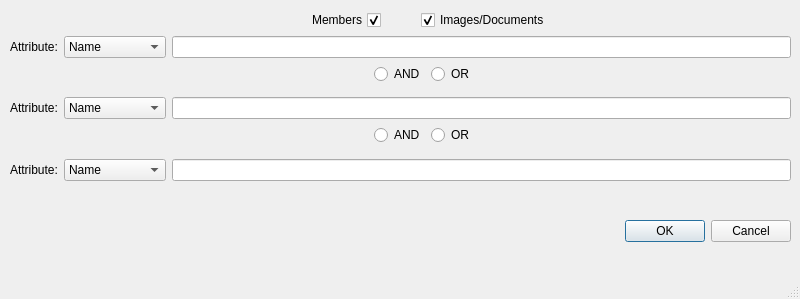
<?xml version="1.0" encoding="UTF-8"?>
<ui version="4.0">
 <class>AdvancedSearchWindow</class>
 <widget class="QMainWindow" name="AdvancedSearchWindow">
  <property name="geometry">
   <rect>
    <x>0</x>
    <y>0</y>
    <width>800</width>
    <height>299</height>
   </rect>
  </property>
  <property name="windowTitle">
   <string>Advanced Search</string>
  </property>
  <widget class="QWidget" name="centralwidget">
   <widget class="QWidget" name="verticalLayoutWidget">
    <property name="geometry">
     <rect>
      <x>10</x>
      <y>10</y>
      <width>781</width>
      <height>232</height>
     </rect>
    </property>
    <layout class="QVBoxLayout" name="verticalLayout">
     <item>
      <layout class="QHBoxLayout" name="horizontalLayout_7">
       <property name="spacing">
        <number>40</number>
       </property>
       <item>
        <widget class="QCheckBox" name="member_checkBox">
         <property name="layoutDirection">
          <enum>Qt::RightToLeft</enum>
         </property>
         <property name="text">
          <string>Members</string>
         </property>
         <property name="checked">
          <bool>true</bool>
         </property>
        </widget>
       </item>
       <item>
        <widget class="QCheckBox" name="file_checkBox">
         <property name="text">
          <string>Images/Documents</string>
         </property>
         <property name="checked">
          <bool>true</bool>
         </property>
        </widget>
       </item>
      </layout>
     </item>
     <item>
      <layout class="QFormLayout" name="formLayout">
       <item row="0" column="0">
        <widget class="QLabel" name="label">
         <property name="text">
          <string>Attribute:</string>
         </property>
        </widget>
       </item>
       <item row="0" column="1">
        <layout class="QHBoxLayout" name="horizontalLayout">
         <item>
          <widget class="QComboBox" name="comboBox">
           <item>
            <property name="text">
             <string>Name</string>
            </property>
           </item>
           <item>
            <property name="text">
             <string>FileType</string>
            </property>
           </item>
           <item>
            <property name="text">
             <string>Date Created</string>
            </property>
           </item>
          </widget>
         </item>
         <item>
          <widget class="QLineEdit" name="lineEdit"/>
         </item>
        </layout>
       </item>
       <item row="1" column="1">
        <layout class="QHBoxLayout" name="horizontalLayout_2">
         <property name="sizeConstraint">
          <enum>QLayout::SetDefaultConstraint</enum>
         </property>
         <property name="rightMargin">
          <number>0</number>
         </property>
         <property name="bottomMargin">
          <number>0</number>
         </property>
         <item alignment="Qt::AlignRight">
          <widget class="QRadioButton" name="andBtn">
           <property name="text">
            <string>AND</string>
           </property>
          </widget>
         </item>
         <item alignment="Qt::AlignLeft">
          <widget class="QRadioButton" name="orBtn">
           <property name="text">
            <string>OR</string>
           </property>
          </widget>
         </item>
        </layout>
       </item>
      </layout>
     </item>
     <item>
      <layout class="QFormLayout" name="formLayout_2">
       <item row="0" column="1">
        <layout class="QHBoxLayout" name="horizontalLayout_3">
         <item>
          <widget class="QComboBox" name="comboBox_2">
           <item>
            <property name="text">
             <string>Name</string>
            </property>
           </item>
           <item>
            <property name="text">
             <string>FileType</string>
            </property>
           </item>
           <item>
            <property name="text">
             <string>Date Created</string>
            </property>
           </item>
          </widget>
         </item>
         <item>
          <widget class="QLineEdit" name="lineEdit_2"/>
         </item>
        </layout>
       </item>
       <item row="1" column="1">
        <layout class="QHBoxLayout" name="horizontalLayout_4">
         <property name="sizeConstraint">
          <enum>QLayout::SetDefaultConstraint</enum>
         </property>
         <property name="rightMargin">
          <number>0</number>
         </property>
         <property name="bottomMargin">
          <number>0</number>
         </property>
         <item alignment="Qt::AlignRight">
          <widget class="QRadioButton" name="andBtn_2">
           <property name="text">
            <string>AND</string>
           </property>
          </widget>
         </item>
         <item alignment="Qt::AlignLeft">
          <widget class="QRadioButton" name="orBtn_2">
           <property name="text">
            <string>OR</string>
           </property>
          </widget>
         </item>
        </layout>
       </item>
       <item row="0" column="0">
        <widget class="QLabel" name="label_2">
         <property name="text">
          <string>Attribute:</string>
         </property>
        </widget>
       </item>
      </layout>
     </item>
     <item>
      <layout class="QFormLayout" name="formLayout_3">
       <item row="0" column="0">
        <widget class="QLabel" name="label_3">
         <property name="text">
          <string>Attribute:</string>
         </property>
        </widget>
       </item>
       <item row="0" column="1">
        <layout class="QHBoxLayout" name="horizontalLayout_5">
         <item>
          <widget class="QComboBox" name="comboBox_3">
           <item>
            <property name="text">
             <string>Name</string>
            </property>
           </item>
           <item>
            <property name="text">
             <string>FileType</string>
            </property>
           </item>
           <item>
            <property name="text">
             <string>Date Created</string>
            </property>
           </item>
          </widget>
         </item>
         <item>
          <widget class="QLineEdit" name="lineEdit_3"/>
         </item>
        </layout>
       </item>
      </layout>
     </item>
     <item>
      <widget class="QDialogButtonBox" name="buttonBox">
       <property name="standardButtons">
        <set>QDialogButtonBox::Cancel|QDialogButtonBox::Ok</set>
       </property>
      </widget>
     </item>
    </layout>
   </widget>
  </widget>
  <widget class="QMenuBar" name="menubar">
   <property name="geometry">
    <rect>
     <x>0</x>
     <y>0</y>
     <width>800</width>
     <height>23</height>
    </rect>
   </property>
  </widget>
  <widget class="QStatusBar" name="statusbar"/>
 </widget>
 <resources/>
 <connections>
  <connection>
   <sender>member_checkBox</sender>
   <signal>clicked()</signal>
   <receiver>AdvancedSearchWindow</receiver>
   <slot>setAttrs()</slot>
   <hints>
    <hint type="sourcelabel">
     <x>280</x>
     <y>46</y>
    </hint>
    <hint type="destinationlabel">
     <x>396</x>
     <y>30</y>
    </hint>
   </hints>
  </connection>
  <connection>
   <sender>file_checkBox</sender>
   <signal>clicked()</signal>
   <receiver>AdvancedSearchWindow</receiver>
   <slot>setAttrs()</slot>
   <hints>
    <hint type="sourcelabel">
     <x>557</x>
     <y>46</y>
    </hint>
    <hint type="destinationlabel">
     <x>613</x>
     <y>26</y>
    </hint>
   </hints>
  </connection>
  <connection>
   <sender>buttonBox</sender>
   <signal>accepted()</signal>
   <receiver>AdvancedSearchWindow</receiver>
   <slot>accept()</slot>
   <hints>
    <hint type="sourcelabel">
     <x>683</x>
     <y>248</y>
    </hint>
    <hint type="destinationlabel">
     <x>675</x>
     <y>274</y>
    </hint>
   </hints>
  </connection>
  <connection>
   <sender>buttonBox</sender>
   <signal>rejected()</signal>
   <receiver>AdvancedSearchWindow</receiver>
   <slot>close()</slot>
   <hints>
    <hint type="sourcelabel">
     <x>754</x>
     <y>255</y>
    </hint>
    <hint type="destinationlabel">
     <x>748</x>
     <y>271</y>
    </hint>
   </hints>
  </connection>
 </connections>
 <slots>
  <slot>setAttrs()</slot>
  <slot>accept()</slot>
  <slot>reject()</slot>
 </slots>
</ui>
